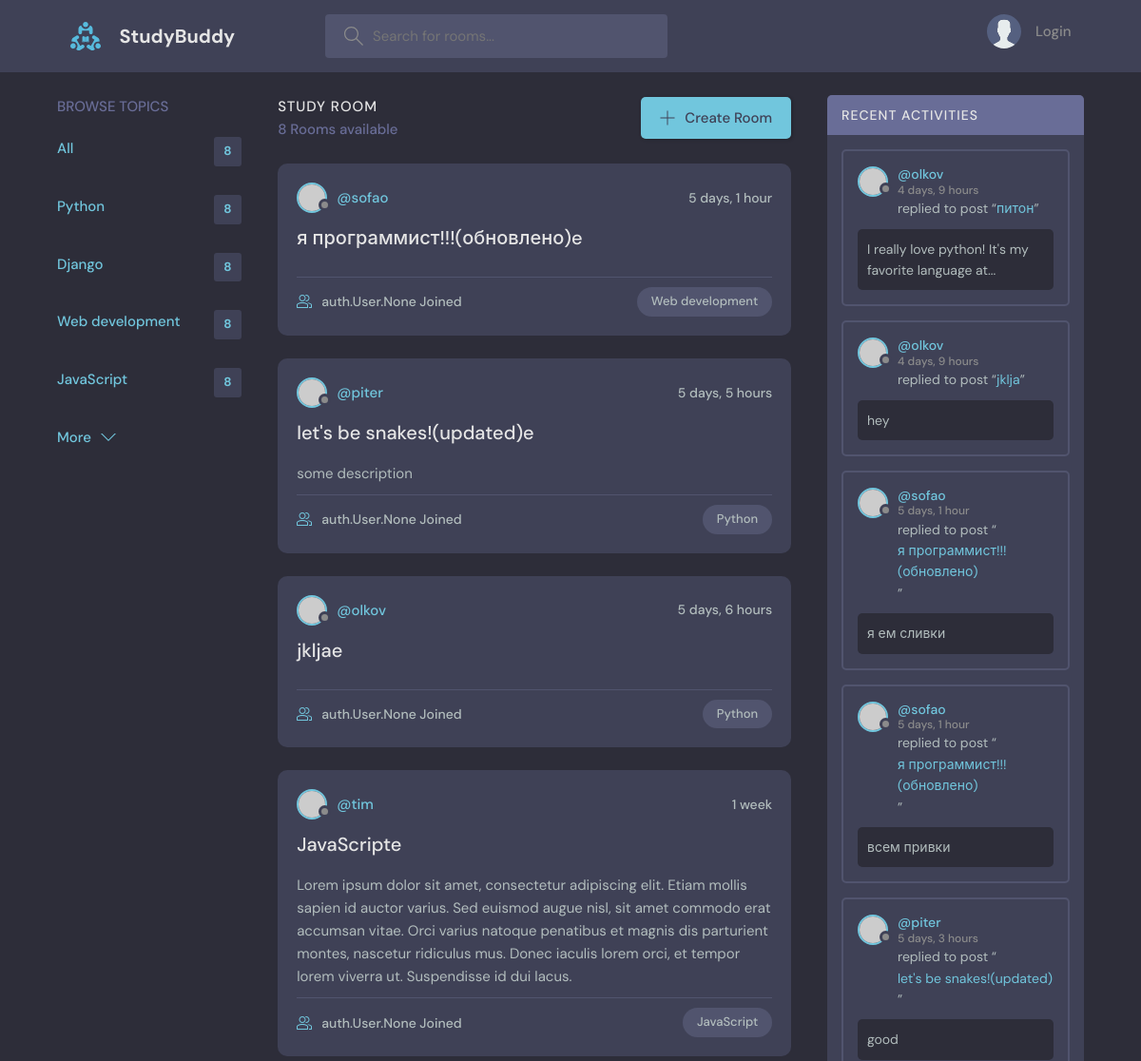
The app's page / (upper part), older data.
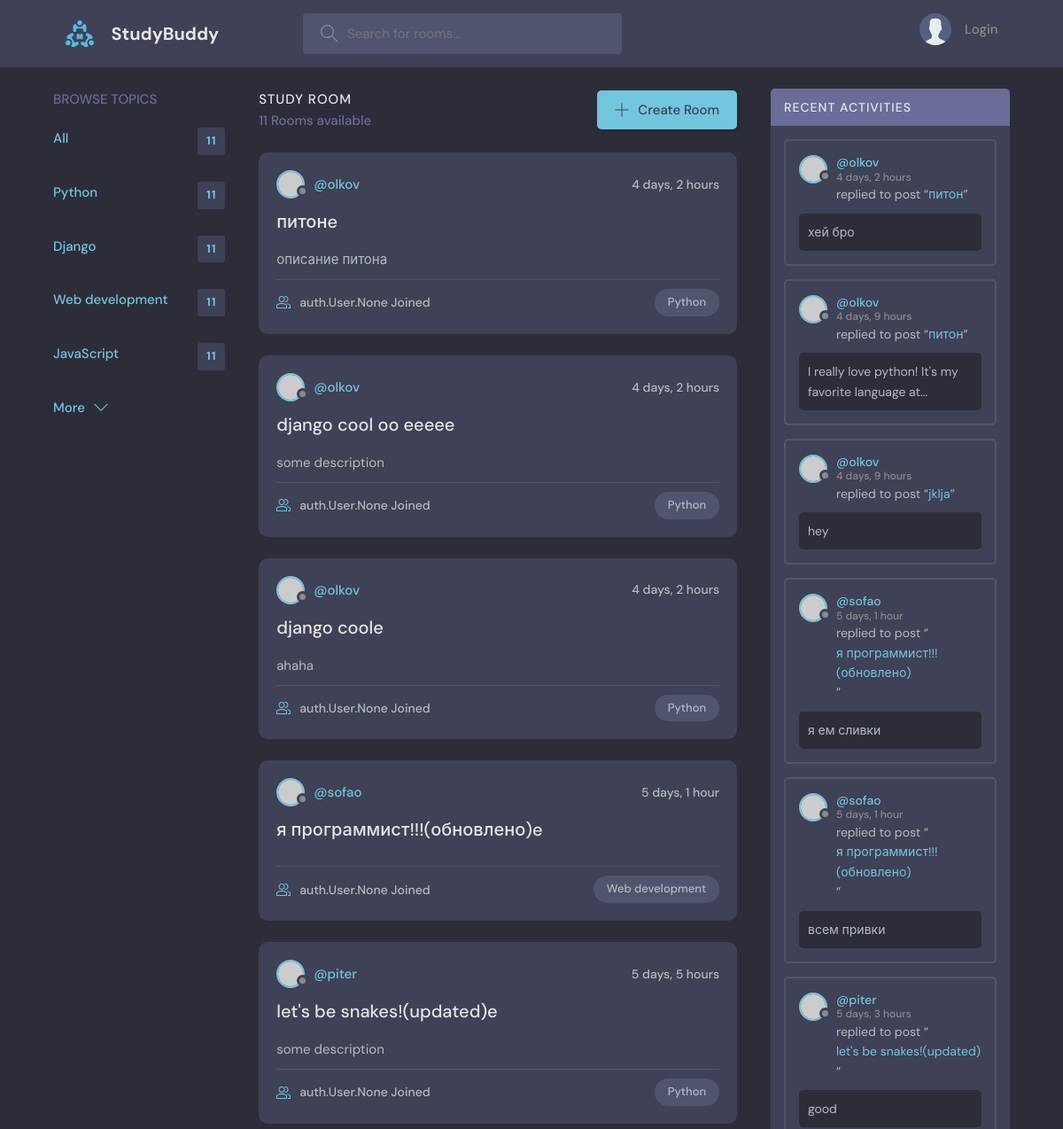
The same page, newer data.
### base/models.py (models this page shows, shortened)
class Topic(models.Model):
    name = models.CharField(max_length=200)
    def __str__(self):
        return self.name

class Room(models.Model):
    host = models.ForeignKey(User, on_delete=models.SET_NULL, null=True)
    topic = models.ForeignKey(Topic, on_delete=models.SET_NULL, null=True)
    name = models.CharField(max_length=200)
    description = models.TextField(null=True, blank=True)
    participants = models.ManyToManyField(User, related_name='participants', blank=True)
    updated = models.DateTimeField(auto_now=True)
    created = models.DateTimeField(auto_now_add=True)
    class Meta:
        ordering = ['-updated', '-created']

class Message(models.Model):
    user = models.ForeignKey(User, on_delete=models.CASCADE)
    room = models.ForeignKey(Room, on_delete=models.CASCADE)
    body = models.TextField()
    updated = models.DateTimeField(auto_now=True)
    created = models.DateTimeField(auto_now_add=True)
    class Meta:
        ordering = ['-updated', '-created']
    def __str__(self):
        if len(self.body) > 50:
            return self.body[0:50] + '...'
        else:
            return self.body[0:50]

### base/views.py (the view)
# urls.py: path('', views.home, name='home'),
def home(request):
    q = request.GET.get('q') if request.GET.get('q') else ''
    rooms = Room.objects.filter(
        Q(topic__name__icontains=q) |
        Q(name__icontains=q) |
        Q(description__icontains=q) |
        Q(host__username__icontains=q)
    )
    room_count = rooms.count()
    room_messages = Message.objects.all().filter(Q(room__topic__name__icontains=q))
    topics = Topic.objects.all()
    context = {
        'rooms': rooms,
        'topics': topics,
        'room_count': room_count,
        'room_messages': room_messages
    }
    return render(request, 'base/home.html', context)

### base/templates/base/home.html (shortened to what this page needs)
{% extends 'main.html' %}
{% block content %}
    <main class="layout layout--3">
        <div class="container">
            {% include 'base/topics_component.html' %}
            <div class="roomList">
                <div class="roomList__header">
                    <div>
                        <h2>Study Room</h2>
                        <p>{{ room_count }} Rooms available</p>
                    </div>
                    <a class="btn btn--main" href="{% url 'create-room' %}">
                        <svg version="1.1" xmlns="http://www.w3.org/2000/svg" width="32" height="32"
                             viewBox="0 0 32 32">
                            <title>add</title>
                            <path
                                    d="M16.943 0.943h-1.885v14.115h-14.115v1.885h14.115v14.115h1.885v-14.115h14.115v-1.885h-14.115v-14.115z"
                            ></path>
                        </svg>
                        Create Room
                    </a>
                </div>
                {% include 'base/feed_component.html' %}
            </div>
            {% include 'base/activity_component.html' %}
        </div>
    </main>
    </body>
    </html>
{% endblock %}

### base/templates/base/topics_component.html
<div class="topics">
            <div class="topics__header">
                <h2>Browse Topics</h2>
            </div>
            <ul class="topics__list">
                <li>
                    <a href="{% url 'home' %}" class="active">All <span>{{ room_count }}</span></a>
                </li>
                {% for topic in topics %}
                    <li>
                        <a href="{% url 'home' %}?q={{ topic.name }}" class="active">{{ topic.name }}
                            <span>{{ room_count }}</span></a>
                    </li>
                {% endfor %}
            </ul>
            <a class="btn btn--link" href="topics.html">
                More
                <svg version="1.1" xmlns="http://www.w3.org/2000/svg" width="32" height="32" viewBox="0 0 32 32">
                    <title>chevron-down</title>
                    <path d="M16 21l-13-13h-3l16 16 16-16h-3l-13 13z"></path>
                </svg>
            </a>
        </div>

### base/templates/base/feed_component.html (shortened to what this page needs)
  {% for room in rooms %}
<div class="roomListRoom">
            <div class="roomListRoom__header">
              <a href="{% url 'user-profile' room.host.id %}" class="roomListRoom__author">
                <div class="avatar avatar--small">
                  <img src="https://randomuser.me/api/portraits/women/11.jpg" />
                </div>
                <span>@{{ room.host.username}}</span>
              </a>
              <div class="roomListRoom__actions">
                <span>{{ room.created|timesince }}</span>
              </div>
            </div>
            <div class="roomListRoom__content">
              <a href="{% url 'room' room.id %}">{{ room.name}}e</a>
              <p>
                  {{ room.description }}
              </p>
            </div>
            <div class="roomListRoom__meta">
              <a href="room.html" class="roomListRoom__joined">
                  {{ room.participants}} Joined
              </a>
              <p class="roomListRoom__topic">{{ room.topic }}</p>
            </div>
          </div>
  {% endfor %}

### base/templates/base/activity_component.html (shortened to what this page needs)
<div class="activities">
            <div class="activities__header">
                <h2>Recent Activities</h2>
            </div>
            {% for message in room_messages %}
                <div class="activities__box">
                    <div class="activities__boxHeader roomListRoom__header">
                        <a href="{% url 'user-profile' message.user.id %}" class="roomListRoom__author">
                            <div class="avatar avatar--small">
                                <img src="https://randomuser.me/api/portraits/women/11.jpg"/>
                            </div>
                            <p>
                                @{{ message.user.username }}
                                <span>{{ message.created|timesince}}</span>
                            </p>
                        </a>
                    </div>
                    <div class="activities__boxContent">
                        <p>replied to post “<a href="room.html">{{ message.room.name }}</a>”</p>
                        <div class="activities__boxRoomContent">
                            {{ message }}
                        </div>
                    </div>
                </div>
            {% endfor %}
        </div>

Row changes from the older to the newer data that the page shows:
no longer on this page (row unchanged): Room: host.username "olkov", created "5 days, 6 hours", name "jklja", participants "auth.User.None", topic "Python"
no longer on this page (row unchanged): Room: host.username "tim", created "1 week", name "JavaScript", description "Lorem ipsum dolor sit amet, consectetur adipiscing elit. Etiam mollis sapien id auctor varius. Sed euismod augue nisl, sit amet commodo erat accumsan vitae. Orci varius natoque penatibus et magnis dis parturient montes, nascetur ridiculus mus. Donec iaculis lorem orci, et tempor lorem viverra ut. Suspendisse id dui lacus.", participants "auth.User.None", topic "JavaScript"
computed for Topic "Python": room_count "8" → "11"
computed for Topic "Django": room_count "8" → "11"
computed for Topic "Web development": room_count "8" → "11"
computed for Topic "JavaScript": room_count "8" → "11"
added Room: host.username "olkov", created "4 days, 2 hours", name "питон", description "описание питона", participants "auth.User.None", topic "Python"
added Room: host.username "olkov", created "4 days, 2 hours", name "django cool oo eeee", description "some description", participants "auth.User.None", topic "Python"
added Room: host.username "olkov", created "4 days, 2 hours", name "django cool", description "ahaha", participants "auth.User.None", topic "Python"
added Message: user.username "olkov", created "4 days, 2 hours", room.name "питон", body "хей бро"
Text that changed along with them:
{{ room_count }}: "8" → "11"
